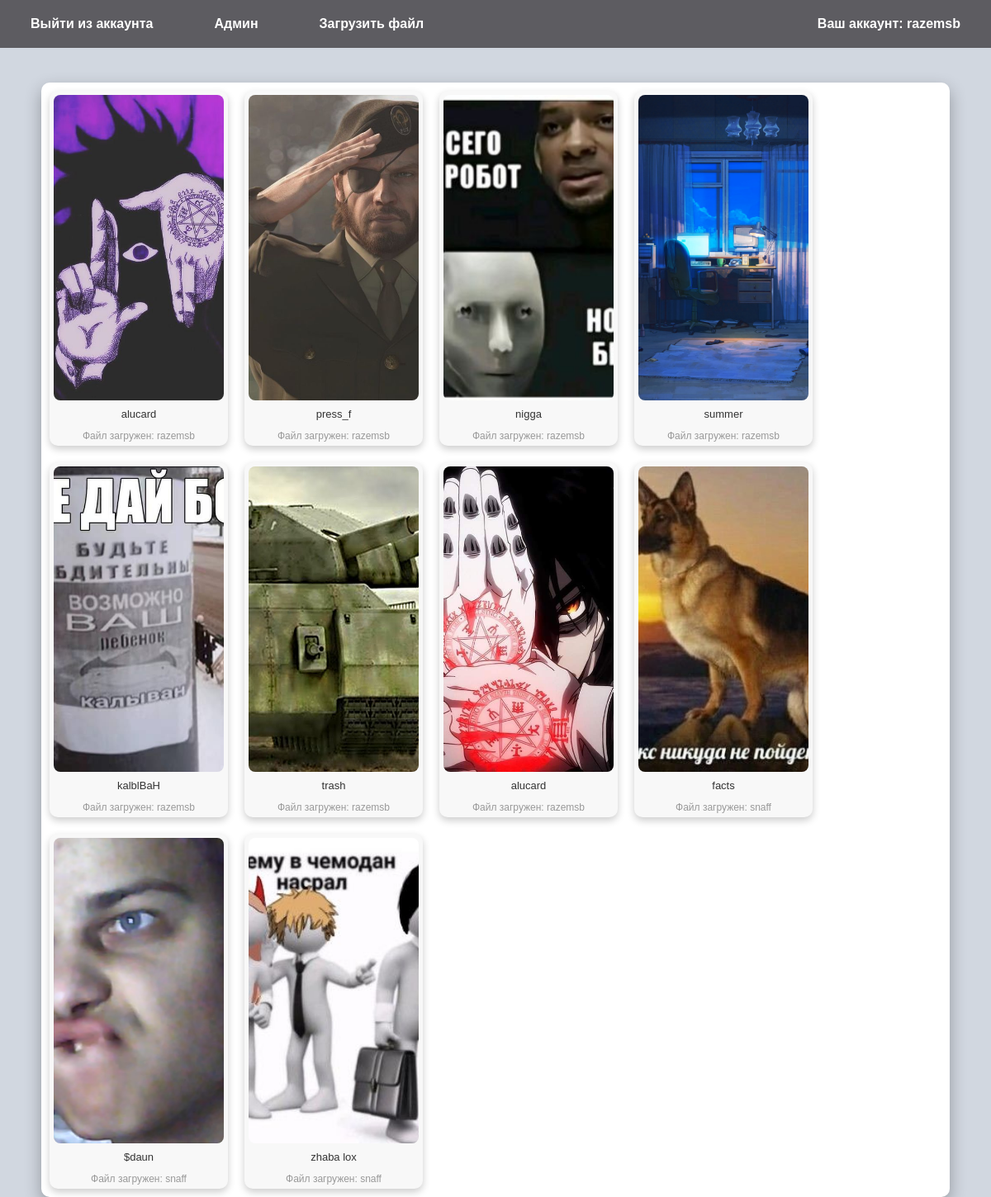
/index.php (signed in), run on the app's committed database.
### tables this page shows
CREATE TABLE `image` (
  `ID` int(5) NOT NULL,
  `Filetitle` varchar(40) NOT NULL,
  `Filename` varchar(60) NOT NULL,
  `upload_user` varchar(20) NOT NULL,
  `upload_date` varchar(20) NOT NULL,
  `likes` int(10) NOT NULL,
  `size` int(20) NOT NULL
);

### index.php (the view, shortened to what this page needs)
<?php
require_once('db.php');
$user_login = $_SESSION['user_login'];
$is_admin = $_SESSION['is_admin'];
if ($_SESSION['user_login']) {
    $sql = "SELECT ID, Filetitle, Filename, upload_user, upload_date FROM image";
    $result = $conn->query($sql);
?>
<!DOCTYPE html>
<html lang="en">
<head>
    <link rel="stylesheet" href="css/style.css">
    <link rel="stylesheet" href="css/index.css">
</head>
<body>
<header>
<nav>
<ul class="list">
<li><a href="session_destroy.php">Выйти из аккаунта</a></li>
<?php if ($is_admin): ?>
<li><a href="admin.php">Админ</a></li><br>
<?php endif; ?>
<li><a onclick="openModal2()">Загрузить файл</a></li>
<div class="right">
<li><a href="account.php">Ваш аккаунт: <?php echo $user_login; ?></a></li>
</div>
</ul>
</nav>
</header>
<div class="gallery">
    <?php while ($row = $result->fetch_assoc()) { ?>
        <div class="image-block">
            <img src="<?php echo htmlspecialchars($row['Filename']); ?>"
                 alt="<?php echo htmlspecialchars($row['Filetitle']); ?>"
                 class="image"
                 onclick="window.location.href='image.php?id=<?= $row['ID']; ?>';">
            <div class="file-name"><?php echo htmlspecialchars($row['Filetitle']); ?></div>
            <a class="users">Файл загружен: <?php echo htmlspecialchars($row['upload_user']); ?></a>
        </div>
    <?php } ?>
</div>
</body>
</html>
<?php
}
?>

### css/style.css (style rules this page uses)
body { font-family: Arial, sans-serif; background-color: #D1D7E0; color: #333; display: flex; justify-content: center; align-items: flex-start; height: 100vh; margin: 0; }
.gallery { display: flex; flex-wrap: wrap; gap: 20px; margin-top: 100px; margin-left: auto; margin-right: auto; padding: 10px; width: 90%; height: auto; box-shadow: 0 8px 20px rgba(0, 0, 0, 0.3); background-color: white; border-radius: 10px; }
.gallery div.image-block { display: flex; flex-direction: column; align-items: center; justify-content: space-between; width: 305px; height: 420px; box-shadow: 0 4px 10px rgba(0, 0, 0, 0.2); border-radius: 10px; overflow: hidden; background-color: #f8f8f8; padding: 5px; transition: transform 0.3s ease, box-shadow 0.3s ease; }
.gallery img { width: 100%; height: 370px; object-fit: cover; border-radius: 8px; transition: transform 0.3s ease, box-shadow 0.3s ease; }
.gallery .users { font-size: 12px; color: #999; }
.gallery div { display: flex; flex-direction: column; align-items: center; flex: 0 0 auto; max-width: calc(20% - 10px); }
.users { text-align: center; margin-top: 2mm; }
header { background-color: #5D5C61; padding: 20px 0; text-align: center; position: fixed; top: 0; width: 100%; z-index: 1000; transition: all 0.3s ease; }
ul.list { display: flex; justify-content: center; align-items: center; list-style: none; margin: 0; padding: 0; }
ul.list li { margin: 0 15px; text-align: left; }
ul.list li a { text-align: left; text-decoration: none; color: white; padding: 10px 20px; font-weight: bold; border: 2px solid transparent; border-radius: 5px; transition: color 0.3s ease, background-color 0.3s ease, padding 0.3s ease, border-color 0.3s ease; position: relative; }
ul.list li a::after { content: ''; position: absolute; left: 50%; bottom: 0; width: 0; height: 2px; background-color: #ffffff; transition: width 0.3s ease, left 0.3s ease; }
.right { margin-left: auto; }
.gallery .file-name { font-size: 13px; color: #333; margin-top: 5px; white-space: nowrap; text-overflow: ellipsis; width: 100%; }

### css/index.css (style rules this page uses)
a { color: black; text-decoration: none; }

### data on the page
image: Filename (picture), Filetitle "alucard", upload_user "razemsb"
image: Filename (picture), Filetitle "press_f", upload_user "razemsb"
image: Filename (picture), Filetitle "nigga", upload_user "razemsb"
image: Filename (picture), Filetitle "summer", upload_user "razemsb"
image: Filename (picture), Filetitle "kalblBaH", upload_user "razemsb"
image: Filename (picture), Filetitle "trash", upload_user "razemsb"
image: Filename (picture), Filetitle "alucard", upload_user "razemsb"
image: Filename (picture), Filetitle "facts", upload_user "snaff"
image: Filename (picture), Filetitle "$daun", upload_user "snaff"
image: Filename (picture), Filetitle "zhaba lox", upload_user "snaff"

### other printed values
$user_login "razemsb"
